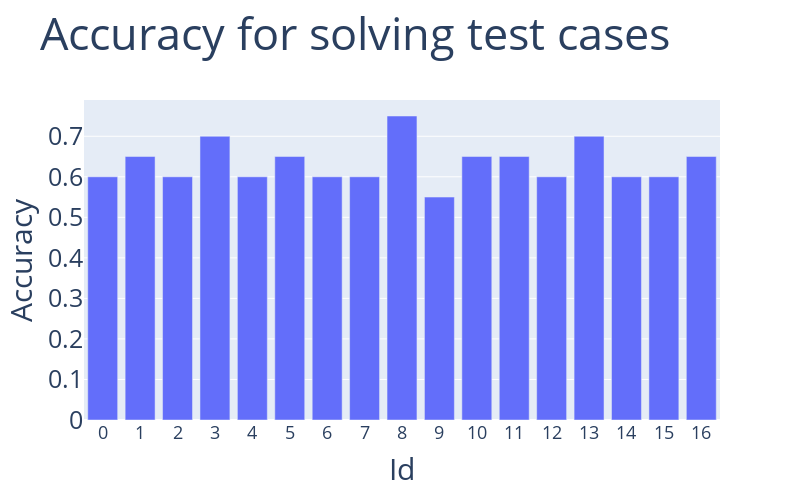

The notebook cell this image was saved under:
### Code cell
fig = px.bar(df, x='index', y='accuracy', title='Accuracy for solving test cases',
             labels={'index': 'Id', 'accuracy': 'Accuracy'}, width=800, height=500,
             category_orders={"index": df['accuracy'].sort_values(ascending=False)})

fig.update_layout(xaxis_title='Id', yaxis_title='Accuracy', showlegend=False, bargap=0.2,
                  xaxis=dict(tickmode='linear', tick0=0, dtick=1, tickfont=dict(size=18)),
                  yaxis=dict(tickfont=dict(size=25)),
                  yaxis_title_font=dict(size=30),
                  xaxis_title_font=dict(size=30),
                  title_font=dict(size=45))  # Adjust the font size as needed

fig.show()
fig.write_image("total_acc_one_shot.png", width=1200, height=800, scale=2)

### Figure 1 — Plotly figure (JSON) as saved in the notebook; plotly's stock layout.template omitted (floating-point values rounded to 4 significant figures)
{"data": [{"alignmentgroup": "True", "hovertemplate": "Id=%{x}<br>Accuracy=%{y}<extra></extra>", "legendgroup": "", "marker": {"color": "#636efa", "pattern": {"shape": ""}}, "name": "", "offsetgroup": "", "orientation": "v", "showlegend": false, "textposition": "auto", "type": "bar", "x": [8, 13, 3, 5, 10, 16, 1, 11, 6, 14, 15, 0, 7, 2, 4, 12, 9], "xaxis": "x", "y": [0.75, 0.7, 0.7, 0.65, 0.65, 0.65, 0.65, 0.65, 0.6, 0.6, 0.6, 0.6, 0.6, 0.6, 0.6, 0.6, 0.55], "yaxis": "y"}], "layout": {"bargap": 0.2, "barmode": "relative", "height": 500, "legend": {"tracegroupgap": 0}, "showlegend": false, "title": {"font": {"size": 45}, "text": "Accuracy for solving test cases"}, "width": 800, "xaxis": {"anchor": "y", "categoryarray": [0.75, 0.7, 0.7, 0.65, 0.65, 0.65, 0.65, 0.65, 0.6, 0.6, 0.6, 0.6, 0.6, 0.6, 0.6, 0.6, 0.55], "categoryorder": "array", "domain": [0, 1], "dtick": 1, "tick0": 0, "tickfont": {"size": 18}, "tickmode": "linear", "title": {"font": {"size": 30}, "text": "Id"}}, "yaxis": {"anchor": "x", "domain": [0, 1], "tickfont": {"size": 25}, "title": {"font": {"size": 30}, "text": "Accuracy"}}}}
